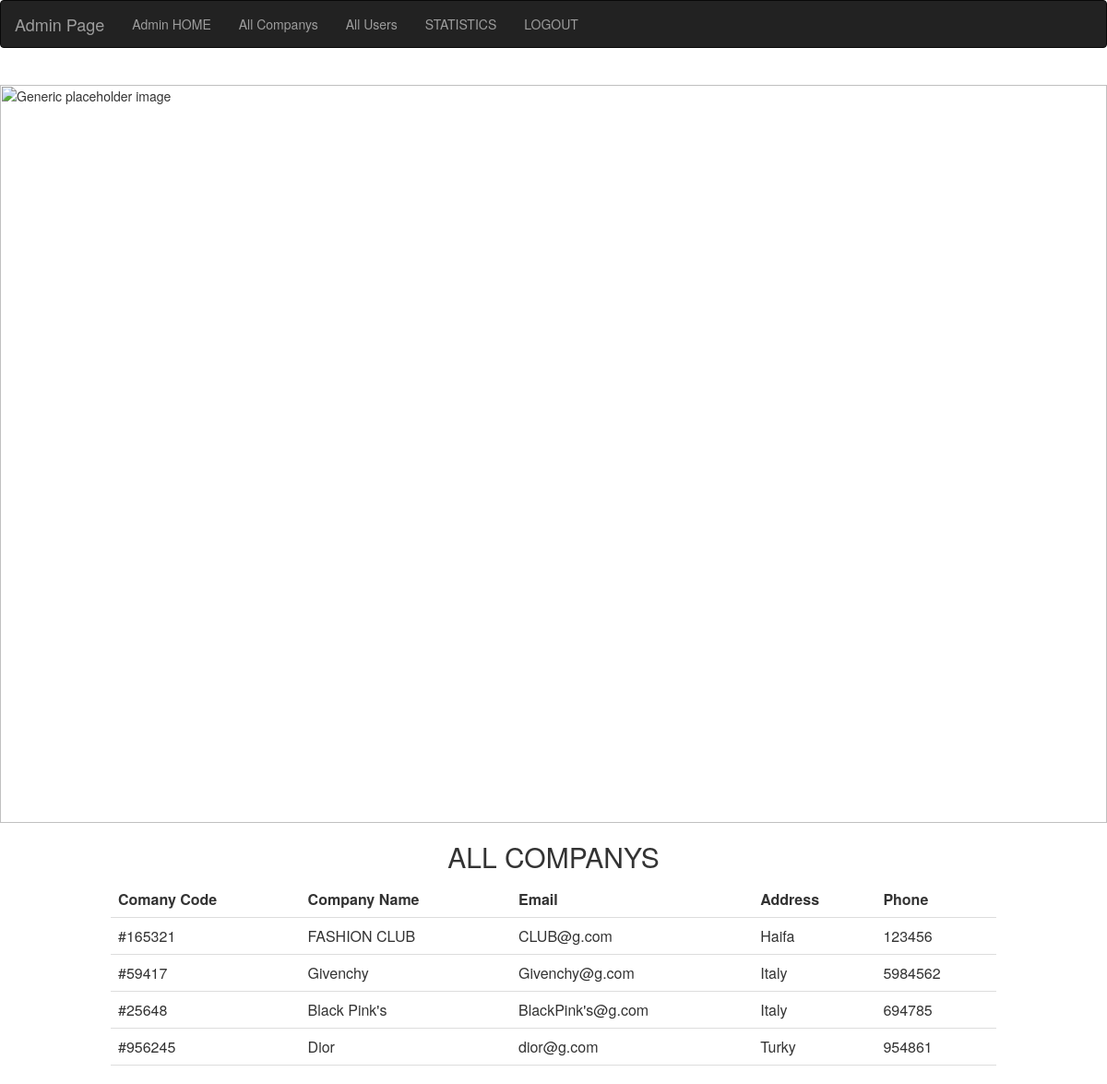
The page /allcom.php on the database its author committed.
### tables this page shows
CREATE TABLE IF NOT EXISTS `companys` (
  `comanycode` int(11) NOT NULL AUTO_INCREMENT,
  `companyname` varchar(20) NOT NULL,
  `password` int(10) NOT NULL,
  `address` varchar(30) NOT NULL,
  `email` varchar(30) NOT NULL,
  `phone` int(11) NOT NULL,
  `style` varchar(100) NOT NULL,
  PRIMARY KEY (`comanycode`) USING BTREE
);

### allcom.php (the view, shortened to what this page needs)
<?php
include "connection.php";
?>
	<link rel="stylesheet" href="https://unpkg.com/purecss@2.0.6/build/pure-min.css">
	<link rel="stylesheet" href="https://maxcdn.bootstrapcdn.com/bootstrap/3.4.1/css/bootstrap.min.css">
<nav class="navbar navbar-inverse">
  <div class="container-fluid">
    <div class="navbar-header">
      <a class="navbar-brand" href="#">Admin Page</a>
    </div>
    <ul class="nav navbar-nav">
    <li><a href="admin.php">Admin HOME</a></li>
	  <li><a href="allcom.php">All Companys</a></li>
      <li><a href="allusers.php">All Users</a></li>
    <li><a href="statistics.php">STATISTICS</a></li>
      <li><a href="logout.php">LOGOUT</a></li>
    </ul>
  </div>
</nav><br>
<img class="d-flex ml-3" src="image/8" alt="Generic placeholder image" style="width:100%">
<br><center>
<h2>ALL COMPANYS</h2>
<table>
  <tr>
    <th>Comany Code</th>
    <th>Company Name</th>
    <th>Email</th>
    <th>Address</th>
    <th>Phone</th>
</tr>
  <?php
$sql="SELECT * FROM companys";
$result = $con->query($sql);
while ($result && $row=$result->fetch_assoc()){
?>
  <tr>
    <td>#<?php echo $row["comanycode"]; ?></td>
    <td><?php echo $row["companyname"]; ?></td>
    <td><?php echo $row["email"]; ?></td>
    <td><?php echo $row["address"]; ?></td>
    <td><?php echo $row["phone"]; ?></td>
  </tr>
  <?php } ?>
</table>
</center>

### allcom.php (style rules this page uses)
table { border-collapse: collapse; width: 80%; }
th, td { padding: 8px; text-align: left; border-bottom: 1px solid #ddd; }

### rows shown on the page
companys: comanycode "165321", companyname "FASHION CLUB", email "CLUB@g.com", address "Haifa", phone "123456"
companys: comanycode "59417", companyname "Givenchy", email "Givenchy@g.com", address "Italy", phone "5984562"
companys: comanycode "25648", companyname "Black Pink's", email "BlackPink's@g.com", address "Italy", phone "694785"
companys: comanycode "956245", companyname "Dior", email "dior@g.com", address "Turky", phone "954861"
